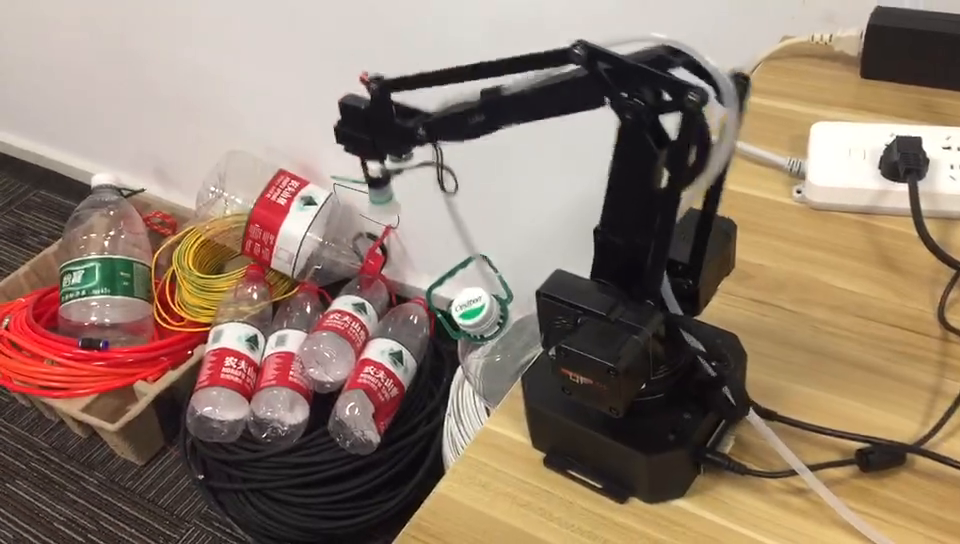
#> input picture frame 27 of src/Vision/test.mp4, 960 x 544 px, given in place of 20200213-141916_胡杰_水印_video.mp4, which was not available
$ python video.py
#> lines starting #> are read from the running program, lines starting #| are printed output that depends on the picture; pictures that were not available may be replaced by others from this repository, and a replacement may not be noted
import cv2
import time
from timeit import default_timer as timer

class Video:
    def __init__(self, videoDir):
        """

        :param videoDir:
        """
        self.cap = cv2.VideoCapture(videoDir)  # 获取视频对象
        self.frameTotalCount = self.cap.get(cv2.CAP_PROP_FRAME_COUNT) #有效
        self.isOpened = self.cap.isOpened  # 判断是否打开
        self.fps = self.cap.get(cv2.CAP_PROP_FPS)
        self.width = int(self.cap.get(cv2.CAP_PROP_FRAME_WIDTH))
        self.height = int(self.cap.get(cv2.CAP_PROP_FRAME_HEIGHT))
        self.nFrame = 0
        self.time = timer()
        self.framCostTime = self.frameTotalCount/self.fps
        self.framInterval = 1 / self.fps

    def getCurrentTime(self):
        currentTime = self.framInterval* self.nFrame
        h = int(currentTime/3600)
        m = int(currentTime % 3600/60)
        s = int(currentTime % 3600 % 60)
        return currentTime, h, m, s


    def getFrameIdFromMoment(self, moment):
        frameId = moment / self.framCostTime * self.frameTotalCount
        frameId =  int(frameId)
        return frameId


    def getImageFromVideoAtMoment(self, h, m, s):
        """

        :return:
        frame
        """
        if self.isOpened:
            #当前时刻
            moment = float(h*3600 + m*60 + s)
            #转换为当前对应的帧
            id = self.getFrameIdFromMoment(moment)
            self.cap.set(cv2.CAP_PROP_POS_FRAMES, id)
            (frameState, frame) = self.cap.read()  #记录每帧及获取状态
            if frameState == True:
                t = time.time()  # 获取当前帧的时间
                nF = id
                return frame, nF, t
            else:
                print("video over!!!!!!!")
                return None, None, None
        else:
            return None, None, None

    def resetVideo(self):
        self.cap.set(cv2.CAP_PROP_POS_FRAMES, 0)

    def setFrameID(self, idn):
        if idn <= self.frameTotalCount:
            self.cap.set(cv2.CAP_PROP_POS_FRAMES, idn)
            self.nFrame = idn
            return 1
        else:
            return -1

    def getImageFromVideo(self):
        """
        :return:
        frame
        """
        if self.isOpened:
            (frameState, frame) = self.cap.read()  # 记录每帧及获取状态
#> frame is the input picture: shape (544, 960, 3); mean B, G, R 108.2, 124.2, 145
            if frameState == True:
                t = time.time()  # 获取当前帧的时间
                self.nFrame += 1
                nF = self.nFrame
                return frame, nF, t
            else:
                print("video over!!!!!!!")
                return None, None, None
        else:
            return None, None, None

"""
视频播放的快,抽帧都是对的，帧和帧间隔时间是不对的，我们的间隔短，实际的间隔长
"""
if __name__ == '__main__':
    avi = Video("E:\\1\\DDvedio\\20200213-141916_胡杰_水印_video.mp4")
    frame = avi.getImageFromVideo()
    print("totalcount", avi.frameTotalCount)
    print("fps", avi.fps)
    print("framCostTime", avi.framCostTime)
    print("framInterval", avi.framInterval)
    frame = avi.getImageFromVideoAtMoment(2, 55, 56)
    cv2.imshow("test", frame)
    cv2.waitKey()

    avi.resetVideo()
    actual_cnt = 0
    while frame is not None:
        frame, nf, t = avi.getImageFromVideo()
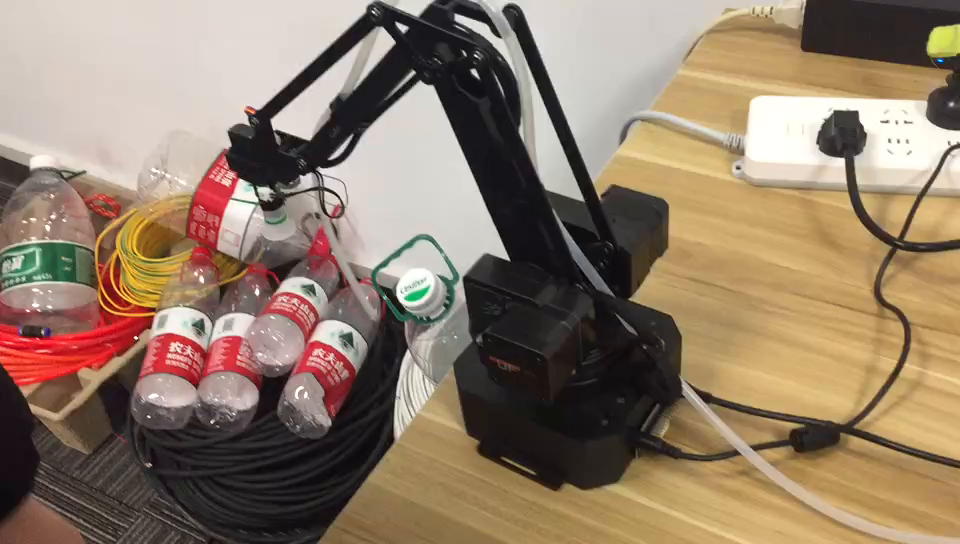
#> input picture frame 0 of src/Vision/test.mp4, 960 x 544 px, given in place of 20200213-141916_胡杰_水印_video.mp4, which was not available
#> in getImageFromVideo, frame is the input picture: shape (544, 960, 3); mean B, G, R 105.3, 124.8, 144.6
#> nf = 2; t = 1.8e+09
        currentTime, h, m, s = avi.getCurrentTime()
        cv2.putText(frame, text=str(h) + "h",
                    org=(200, 800), fontFace=cv2.FONT_HERSHEY_SIMPLEX,
                    fontScale=1, color=(0, 0, 255), thickness=2)
        cv2.putText(frame, text=str(m) + "m",
                    org=(260, 800), fontFace=cv2.FONT_HERSHEY_SIMPLEX,
                    fontScale=1, color=(0, 0, 255), thickness=2)
        cv2.putText(frame, text=str(s) + "s",
                    org=(320, 800), fontFace=cv2.FONT_HERSHEY_SIMPLEX,
                    fontScale=1, color=(0, 0, 255), thickness=2)
        actual_cnt += 1
        print("actual_cnt", actual_cnt)
        """
           Then write your frame process code here.
        """
        if frame is not None:
            cv2.imshow("avi", frame)
        cv2.waitKey(10)

"""
def getImageFromVideo(VideoDir):
    cap = cv2.VideoCapture(VideoDir)  # 获取视频对象
    isOpened = cap.isOpened  # 判断是否打开
    # 视频信息获取
    fps = cap.get(cv2.CAP_PROP_FPS)
    width = int(cap.get(cv2.CAP_PROP_FRAME_WIDTH))
    height = int(cap.get(cv2.CAP_PROP_FRAME_HEIGHT))
    imageNum = 0
    while (isOpened):
        if imageNum / fps == 2:  # 获取两秒内视频图片
            break
        else:
            imageNum = imageNum + 1
        (frameState, frame) = cap.read()  # 记录每帧及获取状态
        fileName = 'image' + str(imageNum) + '.jpg'  # 存储路径

        if frameState == True:
            cv2.imwrite(fileName, frame, [cv2.IMWRITE_JPEG_QUALITY, 100])
            print(fileName + "successfully write in")  # 输出存储状态
    print('finish!')
"""

$ run again, starting later in the video
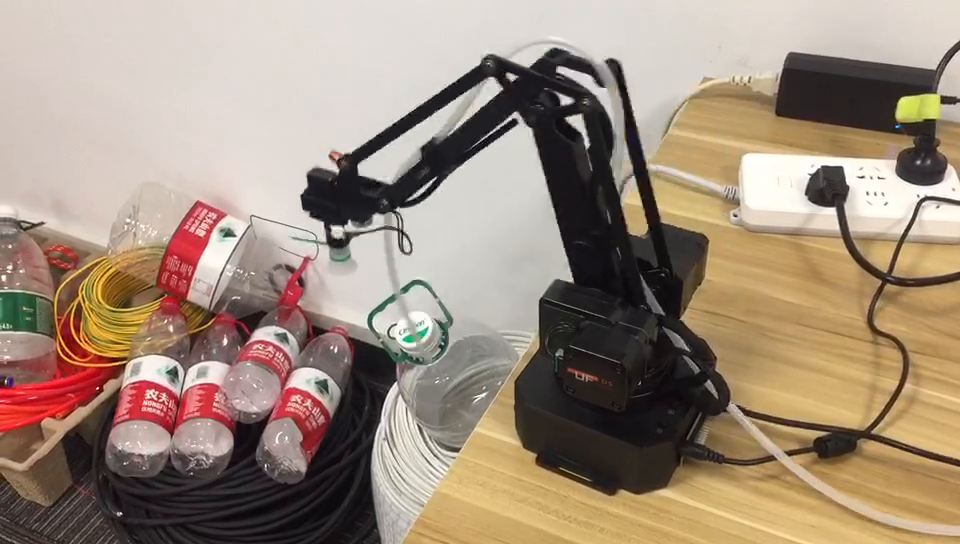
#> input picture frame 124 of src/Vision/test.mp4, 960 x 544 px, given in place of 20200213-141916_胡杰_水印_video.mp4, which was not available
#> in getImageFromVideo, frame is the input picture: shape (544, 960, 3); mean B, G, R 123.7, 140.5, 159
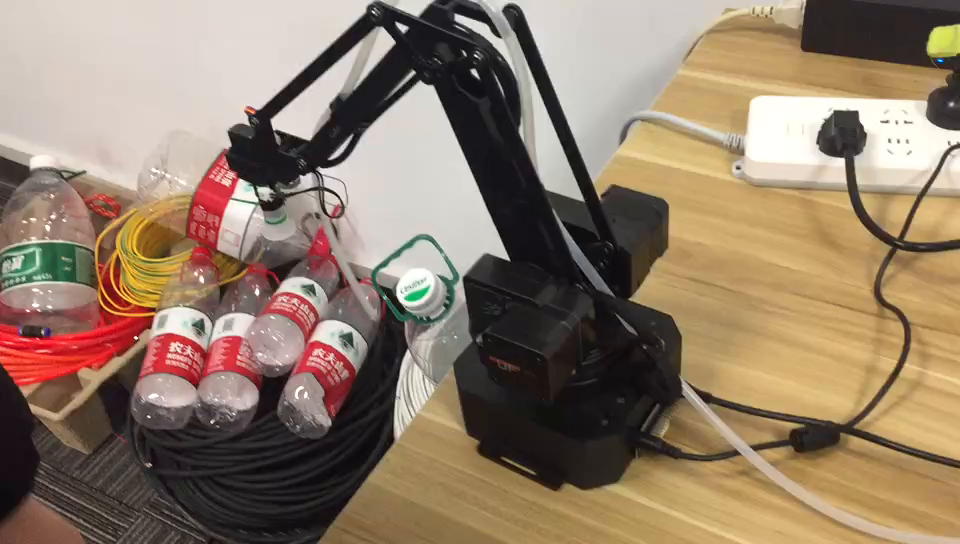
#> input picture frame 0 of src/Vision/test.mp4, 960 x 544 px, given in place of 20200213-141916_胡杰_水印_video.mp4, which was not available
#> in getImageFromVideo, frame is the input picture: shape (544, 960, 3); mean B, G, R 105.3, 124.8, 144.6
#> nf = 2; t = 1.8e+09

$ run again, starting later in the video
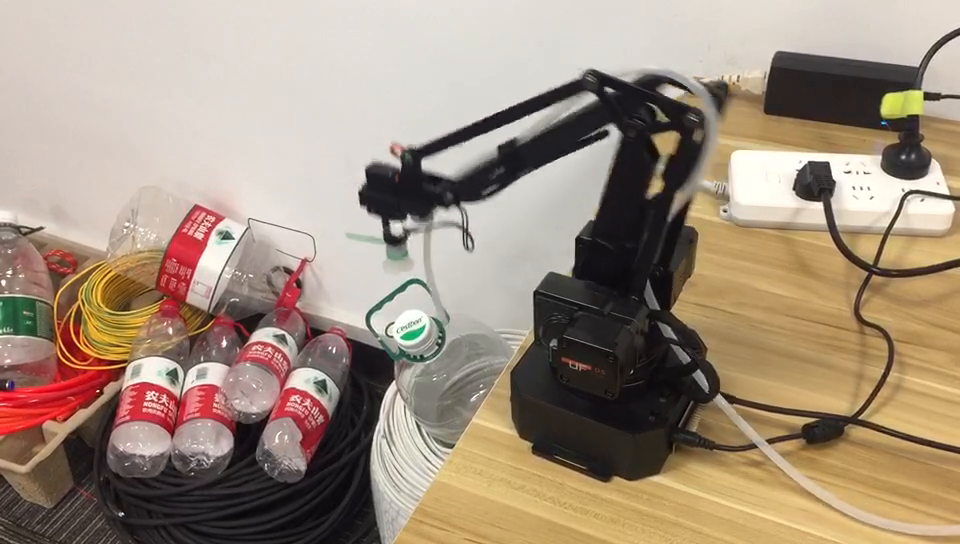
#> input picture frame 221 of src/Vision/test.mp4, 960 x 544 px, given in place of 20200213-141916_胡杰_水印_video.mp4, which was not available
#> in getImageFromVideo, frame is the input picture: shape (544, 960, 3); mean B, G, R 125.5, 143, 161
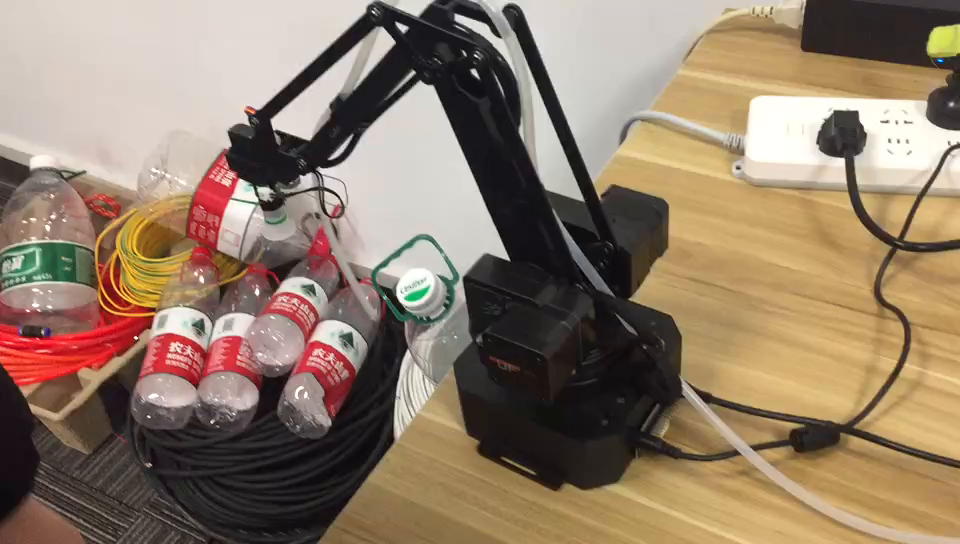
#> input picture frame 0 of src/Vision/test.mp4, 960 x 544 px, given in place of 20200213-141916_胡杰_水印_video.mp4, which was not available
#> in getImageFromVideo, frame is the input picture: shape (544, 960, 3); mean B, G, R 105.3, 124.8, 144.6
#> nf = 2; t = 1.8e+09
